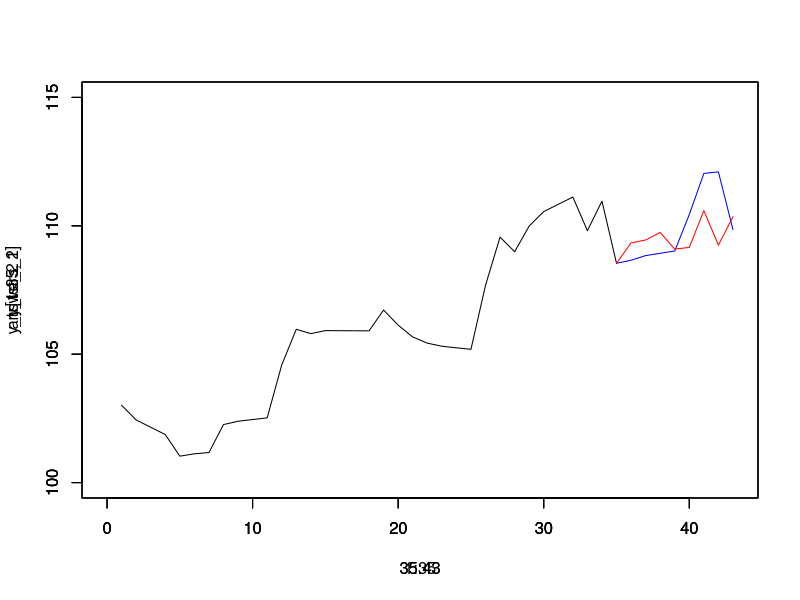

Generate this figure with R:
library(e1071)
library(dplyr)

setwd("C:/Users/Joan/Desktop/TFG") # per casa
#setwd("C:/Users/jcardons/Desktop/TFG_fe")

data <- read.csv("data_apple.csv")

data <- select(data, X, pos, neg, Open, High, Low, Close)
data <- tbl_df(data)


data_twitter <- data[1:43,2:3]
data_stock <- data[17:59,4:7]
data <- cbind(data_twitter, data_stock)
data <- tbl_df(data)

answers <- as.matrix(data[36:43,6]) # this is what we want to predict


x_tr <- as.matrix(data[1:35,1:5])
y_tr <- as.matrix(data[1:35,6])

model <- svm(x_tr, y_tr) # model with training data, svr

x_tst <- as.matrix(data[36:43,1:5])

y_tst <- as.matrix(predict(model, x_tst))

answers_2 <- vector()
y_tst_2 <- vector()

answers_2[1] <- y_tr[35]
y_tst_2[1] <- y_tr[35]

answers_2[2:9] <- answers
y_tst_2[2:9] <- y_tst

plot(x = 1:35, y_tr[1:35,1], type = "l", xlim=c(0,43), ylim=c(100,115))
par(new = T)
plot(x = 35:43, answers_2, type = "l", xlim=c(0,43), col = 'blue',ylim=c(100,115))
par(new = T)
plot(x = 35:43, y_tst_2, type = "l", xlim=c(0,43), col = 'red',ylim=c(100,115))

